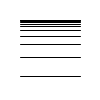
Frame 1 (no input)
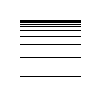
Frame 60 (the mouse pressed at the canvas centre just before this capture)
Frame 120 (the mouse held since frame 60 and released just before this capture): identical to frame 60, image omitted

The Processing sketch that drew these frames (run headless with seeded random() and noise(); from frame 60 on, the mouse is pressed at the canvas centre):

// Processing sketch: processing_63393
// ── processing_63393.pde

void setup() {
size (100, 100);
background (255);
fill (255);
smooth ();
}

void draw() {
for (float y = 1; y <= 80; y= y*1.5) {
  line ( 20, y+19, 80, y+19);
  }
}
